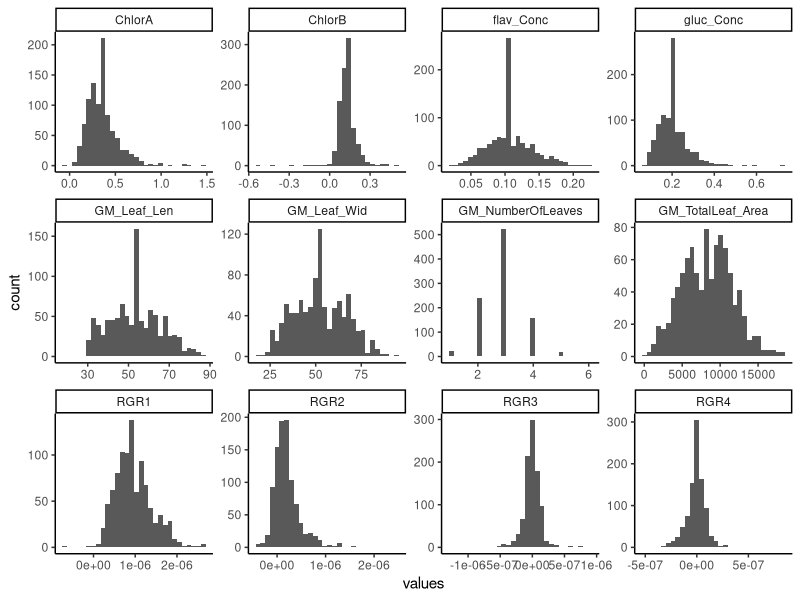
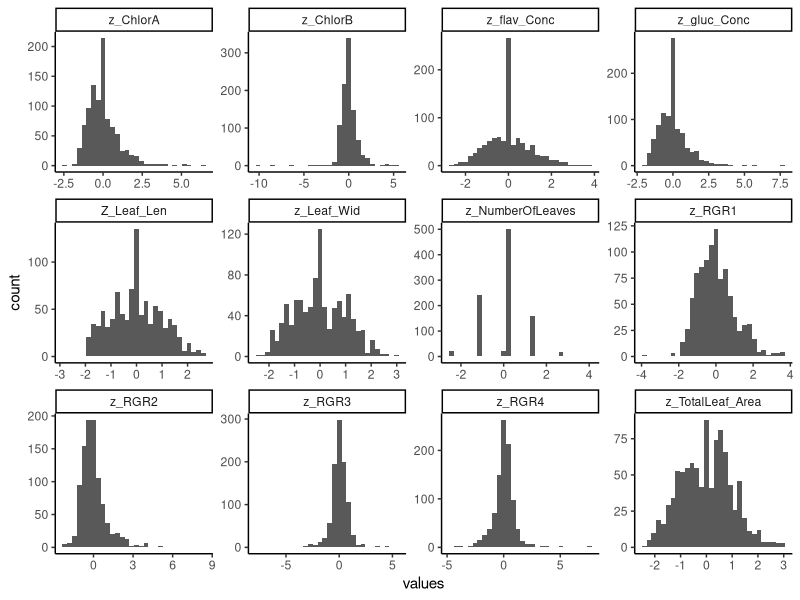
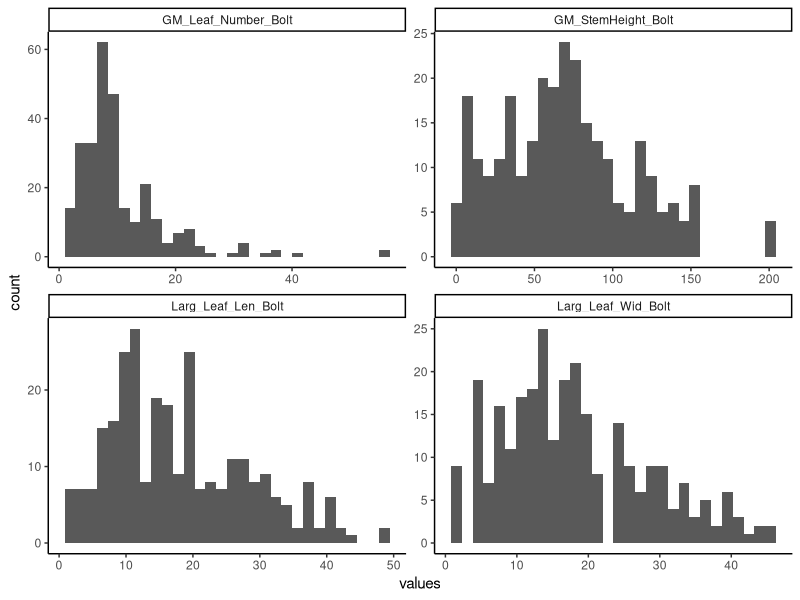
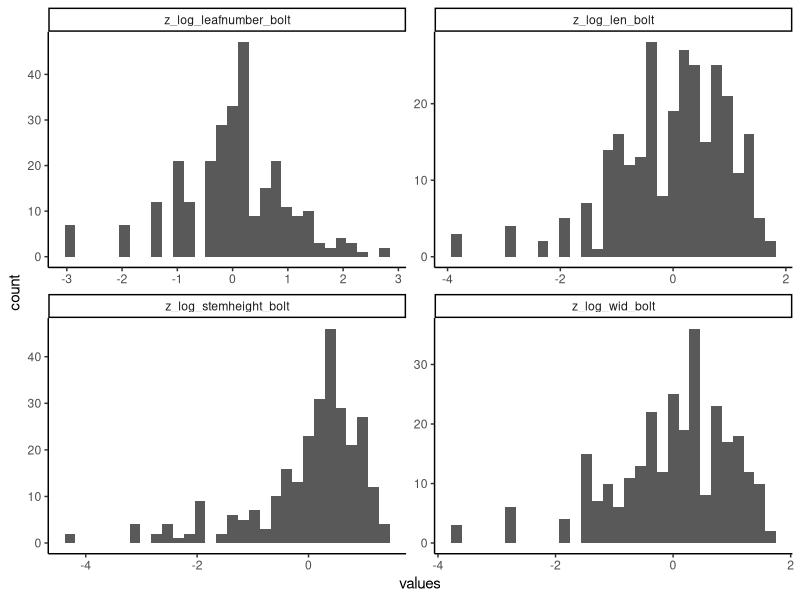

These charts were generated, in order, by the following R code:
#set working directory
getwd()

#load libraries
library(dplyr)
library(tidyverse)
library(tidyr)
library(ggplot2)

#load data
data<-read.csv("DataSynthesiscut.csv")

#separate out tag info into different lines

#create new columns to be turned into different aspects of the plant ID, and rename family to population, because theres another column that will actually eb the family
#remove un needed columns
data<-data%>%
  rename(population=Family)%>%
  mutate(petri_dish=Tag) %>%
  mutate(family=Tag) %>%
  mutate(common_garden=Tag)%>%
  select(-c("GM_Fecundity", "Fern", "ThripsDam", "WhiteFungDam", "BlackPathDam", "GM_Leaf_Len_Initial", "GM_NumberOfLeaves_Initial", "GM_Leaf_Number", "treatment", "GA3", "Region", "Latitude", "Longitude", "Altitude"))

#use regex to replace each plant id with only the aspect of the id needed
data$petri_dish<-sub("(\\w?).+","\\1", data$petri_dish)
data$family<-sub("\\w?\\|\\w+-([A-z0-9-]+)\\|.*", "\\1", data$family)
data$common_garden<-sub("\\w?\\|.+\\|(\\w)\\|.+", "\\1", data$common_garden)

#remove maples
data<-subset(data, population!="maple")

#Change data classes
str(data)
data$Tag<-as.factor(data$Tag)
data$petri_dish<-as.factor(data$petri_dish)
data$population<-as.factor(data$population)
data$family<-as.factor(data$family)
data$common_garden<-as.factor(data$common_garden)
data$ID<-as.factor(data$ID)
data$Sample<-as.factor(data$Sample)

#create mortality column
data<-data%>%
  mutate(mortality=Larg_Leaf_Len_Bolt)

data$mortality<-sub("\\d+","1", data$mortality)
data$mortality<-sub("Dead","0", data$mortality)

#impute missing data by replacing NA with means
data<-data%>%
  mutate(RGR1=ifelse(is.na(RGR1),mean(data$RGR1, na.rm=T),RGR1),
         RGR2=ifelse(is.na(RGR2),mean(data$RGR2, na.rm=T),RGR2),
         RGR3=ifelse(is.na(RGR3),mean(data$RGR3, na.rm=T),RGR3),
         RGR4=ifelse(is.na(RGR4),mean(data$RGR4, na.rm=T),RGR4),
         ChlorA=ifelse(is.na(ChlorA),mean(data$ChlorA, na.rm=T),ChlorA),
         ChlorB=ifelse(is.na(ChlorB),mean(data$ChlorB, na.rm=T),ChlorB),
         gluc_Conc=ifelse(is.na(gluc_Conc),mean(data$gluc_Conc, na.rm=T),gluc_Conc),
         flav_Conc=ifelse(is.na(flav_Conc),mean(data$flav_Conc, na.rm=T),flav_Conc),
         GM_Leaf_Len=ifelse(is.na(GM_Leaf_Len),mean(data$GM_Leaf_Len, na.rm=T),GM_Leaf_Len),
         GM_Leaf_Wid=ifelse(is.na(GM_Leaf_Wid),mean(data$GM_Leaf_Wid, na.rm=T),GM_Leaf_Wid),
         GM_TotalLeaf_Area =ifelse(is.na(GM_TotalLeaf_Area),mean(data$GM_TotalLeaf_Area, na.rm=T),GM_TotalLeaf_Area),
         GM_NumberOfLeaves =ifelse(is.na(GM_NumberOfLeaves),mean(data$GM_NumberOfLeaves, na.rm=T),GM_NumberOfLeaves)
)

#Check normality
long_data<-pivot_longer(data, c(8:15, 22:25), names_to="metric", values_to="values")

ggplot(long_data, aes(x=values)) +
  geom_histogram() +
  theme_classic() +
  facet_wrap(~metric, scales="free")

#do we want to check normality with qq plots as well? 
#ggplot(aes()) +
  #geom_qq() + stat_qq_line() + ggtitle ()

#transform everything to z scores
#DO YOU THINK THIS NEEDS ANY MORE DATA TRANSFORMATIONS, LIKE LOG TRANSFORMS?
#I DIDNT KNOW WHAT TO DO WITH THE COUNT DATA

## not sure if it makes a big difference but you can also calculate z-scores 
## using the following code: 
## df$var<-scale(df$var, center = TRUE, scale = TRUE)

data<-data%>%
  mutate(z_RGR1=(RGR1-mean(RGR1))/sd(RGR1),
         z_RGR2=(RGR2-mean(RGR2))/sd(RGR2),
         z_RGR3=(RGR3-mean(RGR3))/sd(RGR3),
         z_RGR4=(RGR4-mean(RGR4))/sd(RGR4),
         z_ChlorA=(ChlorA-mean(ChlorA))/sd(ChlorA),
         z_ChlorB=(ChlorB-mean(ChlorB))/sd(ChlorB),
         z_gluc_Conc=(gluc_Conc-mean(gluc_Conc))/sd(gluc_Conc),
         z_flav_Conc=(flav_Conc-mean(flav_Conc))/sd(flav_Conc),
         Z_Leaf_Len=(GM_Leaf_Len-mean(GM_Leaf_Len))/sd(GM_Leaf_Len),
         z_Leaf_Wid=(GM_Leaf_Wid-mean(GM_Leaf_Wid))/sd(GM_Leaf_Wid),
         z_TotalLeaf_Area=(GM_TotalLeaf_Area-mean(GM_TotalLeaf_Area))/sd(GM_TotalLeaf_Area),
         z_NumberOfLeaves=(GM_NumberOfLeaves-mean(GM_NumberOfLeaves))/sd(GM_NumberOfLeaves))

#how does it look after the transformation?
long_data<-pivot_longer(data, starts_with("z_"), names_to="metric", values_to="values")

ggplot(long_data, aes(x=values)) +
  geom_histogram() +
  theme_classic() +
  facet_wrap(~metric, scales="free")


#separate out bolt data
bolt_data<-subset(data, Larg_Leaf_Len_Bolt!="Dead")

bolt_data$Larg_Leaf_Len_Bolt<-as.numeric(bolt_data$Larg_Leaf_Len_Bolt)
bolt_data$Larg_Leaf_Wid_Bolt<-as.numeric(bolt_data$Larg_Leaf_Wid_Bolt)
bolt_data$GM_StemHeight_Bolt<-as.numeric(bolt_data$GM_StemHeight_Bolt)
bolt_data$GM_Leaf_Number_Bolt<-as.numeric(bolt_data$GM_Leaf_Number_Bolt)

head(bolt_data)
#impute NAs
bolt_data<-bolt_data%>%
  mutate(Larg_Leaf_Len_Bolt=ifelse(is.na(Larg_Leaf_Len_Bolt),mean(data$Larg_Leaf_Len_Bolt, na.rm=T),Larg_Leaf_Len_Bolt),
         Larg_Leaf_Wid_Bolt=ifelse(is.na(Larg_Leaf_Wid_Bolt),mean(data$Larg_Leaf_Wid_Bolt, na.rm=T),Larg_Leaf_Wid_Bolt),
         GM_StemHeight_Bolt=ifelse(is.na(GM_StemHeight_Bolt),mean(data$GM_StemHeight_Bolt, na.rm=T),GM_StemHeight_Bolt),
         GM_NumberOfLeaves=ifelse(is.na(GM_NumberOfLeaves),mean(data$GM_NumberOfLeaves, na.rm=T),GM_NumberOfLeaves))

#Select out needed data
data<-select(data, "Tag", "petri_dish", "population", "family", "common_garden", "ID", "gh_bench", "gh_col", "gh_row", "Row_Field", "Col_Field", starts_with("z_"), "mortality")

#bolt data check for normality - needs log transformation
long_bolt_data<-pivot_longer(bolt_data, 18:21, names_to="metric", values_to="values")

ggplot(long_bolt_data, aes(x=values)) +
  geom_histogram() +
  theme_classic() +
  facet_wrap(~metric, scales="free")

#normalize bolt data and log transform
bolt_data<-bolt_data%>%
  mutate(Larg_Leaf_Len_Bolt=log(Larg_Leaf_Len_Bolt),
         Larg_Leaf_Wid_Bolt=log(Larg_Leaf_Wid_Bolt),
         GM_StemHeight_Bolt=log(GM_StemHeight_Bolt),
         GM_Leaf_Number_Bolt=log(GM_Leaf_Number_Bolt))%>%
  mutate(z_log_len_bolt=(Larg_Leaf_Len_Bolt-mean(Larg_Leaf_Len_Bolt))/sd(Larg_Leaf_Len_Bolt),
         z_log_wid_bolt=(Larg_Leaf_Wid_Bolt-mean(Larg_Leaf_Wid_Bolt))/sd(Larg_Leaf_Wid_Bolt),
         z_log_stemheight_bolt=(GM_StemHeight_Bolt-mean(GM_StemHeight_Bolt))/sd(GM_StemHeight_Bolt),
         z_log_leafnumber_bolt=(GM_Leaf_Number_Bolt-mean(GM_Leaf_Number_Bolt))/sd(GM_Leaf_Number_Bolt)) %>%
  select("Tag", "petri_dish", "population", "family", "ID", "gh_bench", "gh_col", "gh_row", "Row_Field", "Col_Field", starts_with("z_"), "mortality")


#check to see if the log transform did anything - looks much better
long_bolt_data<-pivot_longer(bolt_data, ends_with("bolt"), names_to="metric", values_to="values")
ggplot(long_bolt_data, aes(x=values)) +
  geom_histogram() +
  theme_classic() +
  facet_wrap(~metric, scales="free")


#write files into a csv
write.csv(data, file="./normalized_data.csv", row.names=F)
write.csv(bolt_data, file="./normalized_bolt_data.csv", row.names=F)
